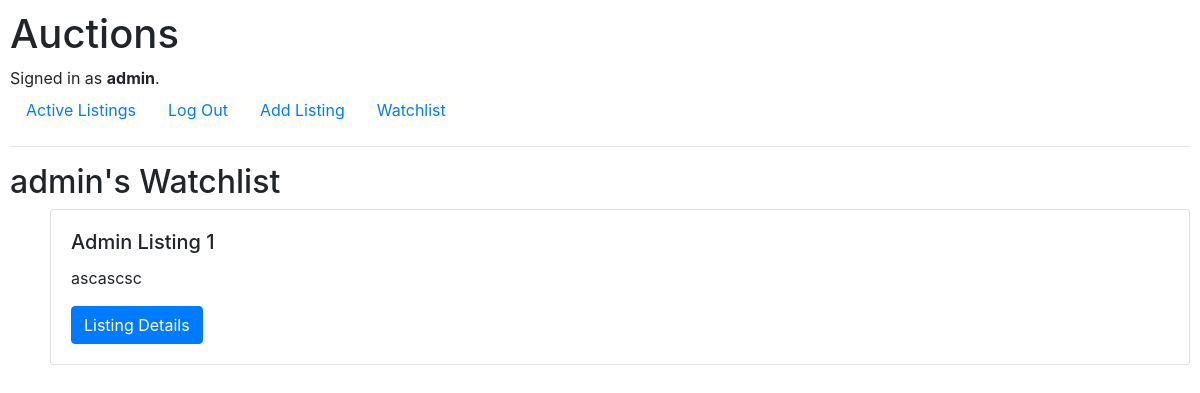
The app's page /watchlist (signed in) with its own data.
### auctions/models.py (models this page shows)
class User(AbstractUser):
    watchlist = models.ManyToManyField('Listing', blank=True, related_name="watchlist")

class Listing(models.Model):
    title = models.CharField(max_length=64)
    text_description = models.CharField(max_length=128)
    starting_bid = models.PositiveIntegerField()
    image_url = models.CharField(max_length=128)
    created_by = models.ForeignKey(User, on_delete=models.CASCADE, related_name="created_by", default=None, null=True, blank=True)
    bids = models.ManyToManyField(Bids, blank=True, related_name="Bids")
    category = models.CharField(max_length=64, default=None, null=True, blank=True)
    def __str__(self):
        return f"{self.title} has been added"

### auctions/views.py (the view)
# urls.py: path("watchlist", views.watchlist, name="watchlist"),
@login_required
def watchlist(request):
    listings = Listing.objects.filter(watchlist=request.user.id)
    current_user = request.user
    print( listings )
    return render(request, "auctions/watchlist.html", {
        "listings": listings
    })

### auctions/templates/auctions/watchlist.html (shortened to what this page needs)
{% extends "auctions/layout.html" %}
{% block body %}
    <h2>{{ user }}'s Watchlist</h2>
    <ul>
        {% for listing in listings %}
            <li class="card">
                <div class="card-body">
                    <h5 class="card-title">{{ listing.title }}</h5>
                    <p class="card-text">{{ listing.text_description }}</p>
                    <a href="{% url 'listing' listing.id %}" class="btn btn-primary">Listing Details</a>
                </div>
            </li>
        {% endfor %}
    </ul>
{% endblock %}

### auctions/templates/auctions/layout.html (shortened to what this page needs)
{% load static %}
<!DOCTYPE html>
<html lang="en">
    <head>
        <link rel="stylesheet" href="https://stackpath.bootstrapcdn.com/bootstrap/4.4.1/css/bootstrap.min.css">
        <link href="{% static 'auctions/styles.css' %}" rel="stylesheet">
    </head>
    <body>
        <h1>Auctions</h1>
        <div>
            {% if user.is_authenticated %}
                Signed in as <strong>{{ user.username }}</strong>.
            {% else %}
                Not signed in.
            {% endif %}
        </div>
        <ul class="nav">
            <li class="nav-item">
                <a class="nav-link" href="{% url 'index' %}">Active Listings</a>
            </li>
            {% if user.is_authenticated %}
                <li class="nav-item">
                    <a class="nav-link" href="{% url 'logout' %}">Log Out</a>
                </li>
                <li class="nav-item">
                    <a class="nav-link" href="{% url 'add' %}">Add Listing</a>
                </li>
                <li class="nav-item">
                    <a class="nav-link" href="{% url 'watchlist' %}">Watchlist</a>
                </li>
            {% endif %}
        </ul>
        <hr>
        {% block body %}
        {% endblock %}
    </body>
</html>

### auctions/static/auctions/styles.css (style rules this page uses)
body { padding: 10px; }

### records on screen
User: username "admin"
Listing: title "Admin Listing 1", text_description "ascascsc"
